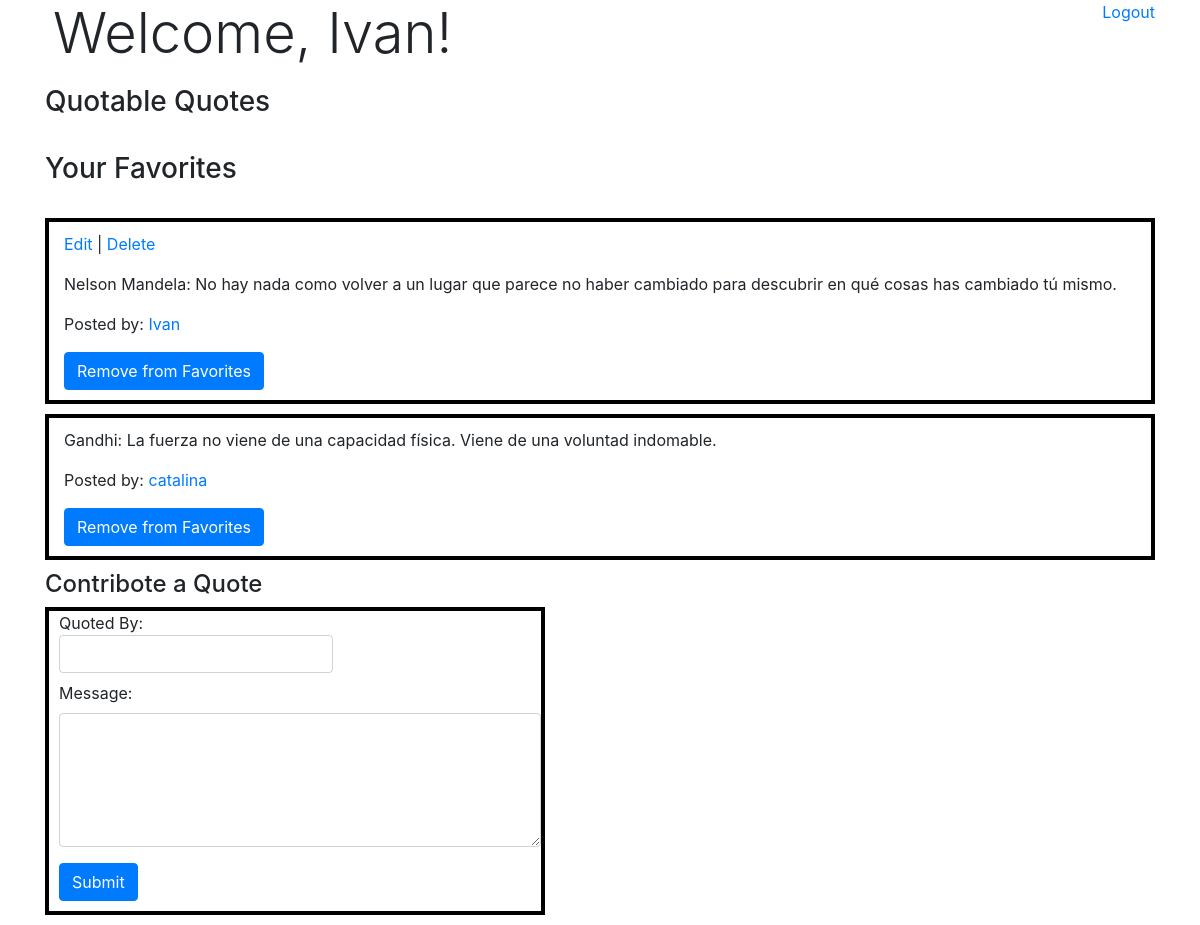
Page /quotes (signed in) on the committed database.
### quote_app/models.py (models this page shows)
class User(models.Model):
    nombre = models.CharField(max_length=255)
    apellido = models.CharField(max_length=255)
    email = models.EmailField(max_length=255)
    password = models.CharField(max_length=255)
    created_at = models.DateField(auto_now_add=True)
    updated_at = models.DateField(auto_now=True)
    objects = UserManager()

class Quote(models.Model):
    quotee = models.CharField(max_length=255)
    message = models.CharField(max_length=255)
    creator = models.ForeignKey(User, related_name="has_created_quotes", on_delete=models.CASCADE)
    favorited_by = models.ManyToManyField(User, related_name="favorited_quotes")
    created_at = models.DateTimeField(auto_now_add=True)
    updated_at = models.DateTimeField(auto_now=True)
    objects = QuoteManager()

### quote_app/views.py (the view)
# urls.py: path("quotes", views.show_all),
def show_all(request):
    if "user_id" not in request.session:
        return redirect('/')
    else:
        context = {
            'all_quotes': Quote.objects.all(),
            'this_user': User.objects.get(id=request.session['user_id']),
        }
        return render(request,'quotes.html',context)

### quote_app/templates/quotes.html (shortened to what this page needs)
<!DOCTYPE html>
<html lang="en">
<head>
    <link rel="stylesheet" href="https://stackpath.bootstrapcdn.com/bootstrap/4.3.1/css/bootstrap.min.css"
>
</head>
<body>
    <div class="container">
        <div style="float: right;">
            <a href="/logout">Logout</a>
        </div>
        <div class="col-6 px-2">
            <h1 class="display-4">Welcome, {{request.session.greeting}}!</h1>
        </div>
        <div>
            <h3 style="padding-top: 10px;">Quotable Quotes</h3>
            <div style="padding-top: 15px;">
            </div>
            <h3 style="padding-top: 10px;">Your Favorites</h3>
            <div style="padding-top: 15px;">
                {% for quote in all_quotes %}
                    {% if this_user in quote.favorited_by.all %}
                        {% if quote.creator.id == request.session.user_id %}
                            <div class="container" style="border: 4px solid black; padding-top: 10px; margin-top: 10px;">
                                <p><a href="quotes/{{quote.id}}/edit">Edit</a> | <a href="quotes/{{quote.id}}/delete">Delete</a></p>
                                <p>{{quote.quotee}}: {{quote.message}}</p>
                                <p>Posted by: <a href="/quotes/{{quote.creator.id}}">{{quote.creator.nombre}}</a></p>
                                <button style="margin-bottom: 10px;" class="btn btn-primary"><a style="color: white;" href="/unfavorite/{{quote.id}}">Remove from Favorites</a></button>
                            </div>
                        {% elif this_user in quote.favorited_by.all %}
                            <div class="container" style="border: 4px solid black; padding-top: 10px; margin-top: 10px;">
                                <p>{{quote.quotee}}: {{quote.message}}</p>
                                <p>Posted by: <a href="/quotes/{{quote.creator.id}}">{{quote.creator.nombre}}</a></p>
                                <button style="margin-bottom: 10px;" class="btn btn-primary"><a style="color: white;" href="/unfavorite/{{quote.id}}">Remove from Favorites</a></button>
                            </div>
                        {% endif %}
                    {% endif %}
                {% endfor %}
            </div>
        </div>
        <div>
            <h4 style="padding-top: 10px;">Contribote a Quote</h4>
            <div style="border: 4px solid black; max-width: 500px; margin-bottom: 10px; padding-bottom: 10px;">
                <form action="/quotes/create" method="POST">
                    <div style="padding-left: 10px;" class="form-group">
                        <label for="quotee">Quoted By: <input type="text" class="form-control" name="quotee"></label>
                        <div>
                            <label for="message">Message: </label>
                            <textarea name="message" class="form-control" cols="5" rows="5">{{quote.message}}</textarea>
                        </div>
                    </div>
                    <button style="margin-left: 10px;" type="submit" class="btn btn-primary">Submit</button>
                </form>
            </div>
        </div>
    </div>
</body>

### rows in the picture
User: session.greeting "Ivan"
Quote: quotee "Nelson Mandela", message "No hay nada como volver a un lugar que parece no haber cambiado para descubrir en qué cosas has cambiado tú mismo.", creator.nombre "Ivan"
Quote: quotee "Gandhi", message "La fuerza no viene de una capacidad física. Viene de una voluntad indomable.", creator.nombre "catalina"
